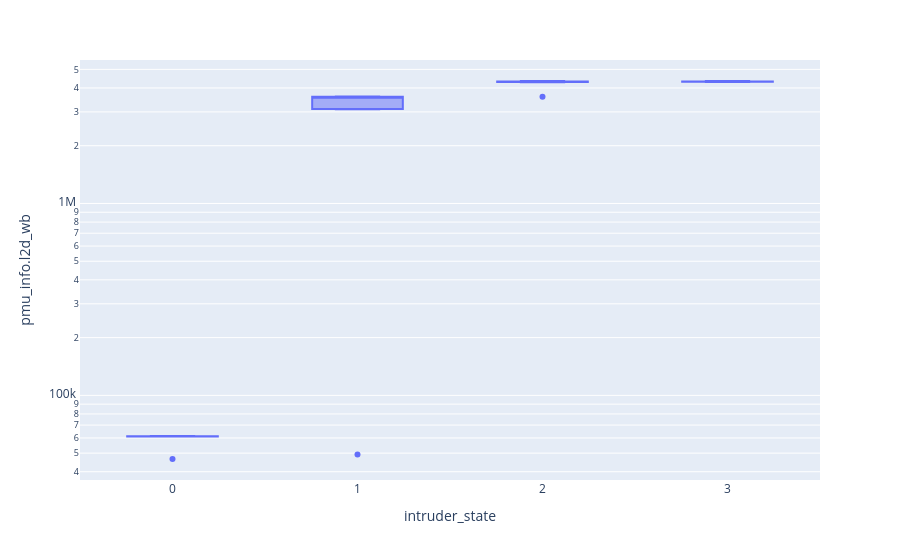

Notebook cell for this chart:
### Code cell
plt.box(data, x="intruder_state", y="pmu_info.l2d_wb", log_y=True)

### Figure 1 — Plotly figure (JSON) as saved in the notebook; plotly's stock layout.template omitted (floating-point values rounded to 4 significant figures)
{"data": [{"alignmentgroup": "True", "hovertemplate": "intruder_state=%{x}<br>pmu_info.l2d_wb=%{y}<extra></extra>", "legendgroup": "", "marker": {"color": "#636efa"}, "name": "", "notched": false, "offsetgroup": "", "orientation": "v", "showlegend": false, "type": "box", "x": [0, 1, 2, 3, 0, 1, 2, 3, 0, 1, 2, 3, 0, 1, 2, 3, 0, 1, 2, 3, 0, 1, 2, 3, 0, 1, 2, 3, 0, 1, 2, 3, 0, 1, 2, 3, 0, 1, 2, 3, 0, 1, 2, 3, 0, 1, 2, 3, 0, 1, 2, 3, 0, 1, 2, 3, 0, 1, 2, 3, 0, 1, 2, 3, 0, 1, 2, 3, 0, 1, 2, 3, 0, 1, 2, 3, 0, 1, 2, 3, 0, 1, 2, 3, 0, 1, 2, 3, 0, 1, 2, 3, 0, 1, 2, 3, 0, 1, 2, 3, 0, 1], "x0": " ", "xaxis": "x", "y": [46601, 49139, 3596849, 4320059, 61376, 3566321, 4311335, 4327856, 61062, 3566375, 4303224, 4326898, 61274, 3098752, 4326473, 4309157, 61100, 3577651, 4301831, 4319975, 61075, 3595641, 4295949, 4348072, 61386, 3574231, 4315689, 4327018, 61140, 3584410, 4315727, 4310148, 61237, 3103971, 4334231, 4340261, 61309, 3111241, 4327663, 4326804, 61032, 3553795, 4335975, 4301283, 61345, 3569335, 4318062, 4337612, 61159, 3105850, 4326349, 4322130, 61309, 3570294, 4289993, 4296180, 61312, 3610360, 4308376, 4327655, 61081, 3581987, 4298108, 4334504, 61162, 3102521, 4293417, 4321663, 61378, 3611603, 4341757, 4319198, 61168, 3601024, 4286690, 4330158, 61081, 3604095, 4317257, 4322490, 61181, 3602680, 4305207, 4324565, 61211, 3104238, 4294274, 4307032, 61200, 3108471, 4297300, 4325885, 61225, 3592076, 4291999, 4313578, 60979, 3590945, 4317943, 4310594, 61321, 3603077], "y0": " ", "yaxis": "y"}], "layout": {"boxmode": "group", "legend": {"tracegroupgap": 0}, "margin": {"t": 60}, "xaxis": {"anchor": "y", "domain": [0, 1], "title": {"text": "intruder_state"}}, "yaxis": {"anchor": "x", "domain": [0, 1], "title": {"text": "pmu_info.l2d_wb"}, "type": "log"}}}
